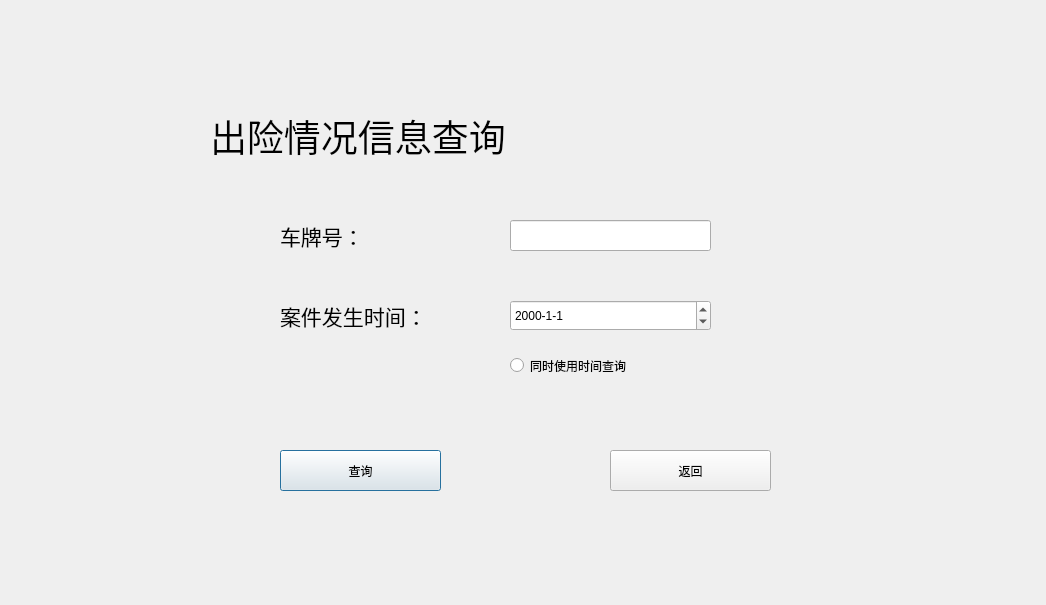
<?xml version="1.0" encoding="UTF-8"?>
<ui version="4.0">
 <class>CaseSearchDialog</class>
 <widget class="QDialog" name="CaseSearchDialog">
  <property name="geometry">
   <rect>
    <x>0</x>
    <y>0</y>
    <width>1046</width>
    <height>605</height>
   </rect>
  </property>
  <property name="windowTitle">
   <string>Dialog</string>
  </property>
  <widget class="QPushButton" name="pushButton">
   <property name="geometry">
    <rect>
     <x>280</x>
     <y>450</y>
     <width>161</width>
     <height>41</height>
    </rect>
   </property>
   <property name="text">
    <string>查询</string>
   </property>
   <property name="default">
    <bool>true</bool>
   </property>
  </widget>
  <widget class="QLineEdit" name="Main_CarNumberEdit">
   <property name="geometry">
    <rect>
     <x>510</x>
     <y>220</y>
     <width>201</width>
     <height>31</height>
    </rect>
   </property>
  </widget>
  <widget class="QPushButton" name="pushButton_2">
   <property name="geometry">
    <rect>
     <x>610</x>
     <y>450</y>
     <width>161</width>
     <height>41</height>
    </rect>
   </property>
   <property name="text">
    <string>返回</string>
   </property>
  </widget>
  <widget class="QLabel" name="label_62">
   <property name="geometry">
    <rect>
     <x>280</x>
     <y>290</y>
     <width>181</width>
     <height>51</height>
    </rect>
   </property>
   <property name="font">
    <font>
     <pointsize>16</pointsize>
    </font>
   </property>
   <property name="text">
    <string>案件发生时间：</string>
   </property>
  </widget>
  <widget class="QLabel" name="label_59">
   <property name="geometry">
    <rect>
     <x>280</x>
     <y>210</y>
     <width>181</width>
     <height>51</height>
    </rect>
   </property>
   <property name="font">
    <font>
     <pointsize>16</pointsize>
    </font>
   </property>
   <property name="text">
    <string>车牌号：</string>
   </property>
  </widget>
  <widget class="QLabel" name="label_61">
   <property name="geometry">
    <rect>
     <x>210</x>
     <y>100</y>
     <width>631</width>
     <height>71</height>
    </rect>
   </property>
   <property name="font">
    <font>
     <pointsize>28</pointsize>
    </font>
   </property>
   <property name="text">
    <string>出险情况信息查询</string>
   </property>
  </widget>
  <widget class="QDateEdit" name="Main_CaseDateEdit">
   <property name="geometry">
    <rect>
     <x>510</x>
     <y>300</y>
     <width>201</width>
     <height>31</height>
    </rect>
   </property>
   <property name="displayFormat">
    <string>yyyy-M-d</string>
   </property>
  </widget>
  <widget class="QRadioButton" name="Main_Dateable">
   <property name="geometry">
    <rect>
     <x>510</x>
     <y>350</y>
     <width>201</width>
     <height>31</height>
    </rect>
   </property>
   <property name="text">
    <string>同时使用时间查询</string>
   </property>
  </widget>
  <widget class="QLabel" name="label">
   <property name="geometry">
    <rect>
     <x>210</x>
     <y>190</y>
     <width>631</width>
     <height>321</height>
    </rect>
   </property>
   <property name="text">
    <string/>
   </property>
  </widget>
  <zorder>label</zorder>
  <zorder>pushButton</zorder>
  <zorder>Main_CarNumberEdit</zorder>
  <zorder>pushButton_2</zorder>
  <zorder>label_62</zorder>
  <zorder>label_59</zorder>
  <zorder>label_61</zorder>
  <zorder>Main_CaseDateEdit</zorder>
  <zorder>Main_Dateable</zorder>
 </widget>
 <layoutdefault spacing="6" margin="11"/>
 <resources/>
 <connections/>
</ui>
